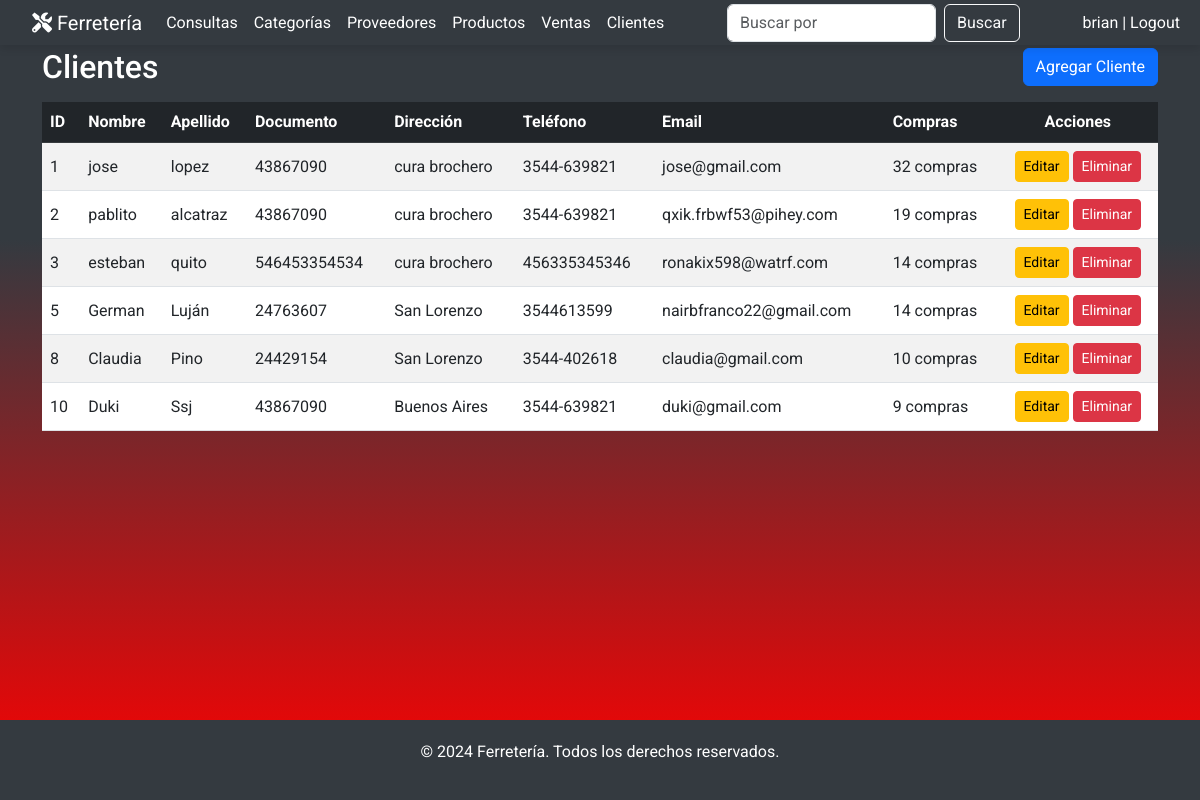
The page /clientes/ (signed in) on the database as committed earlier.
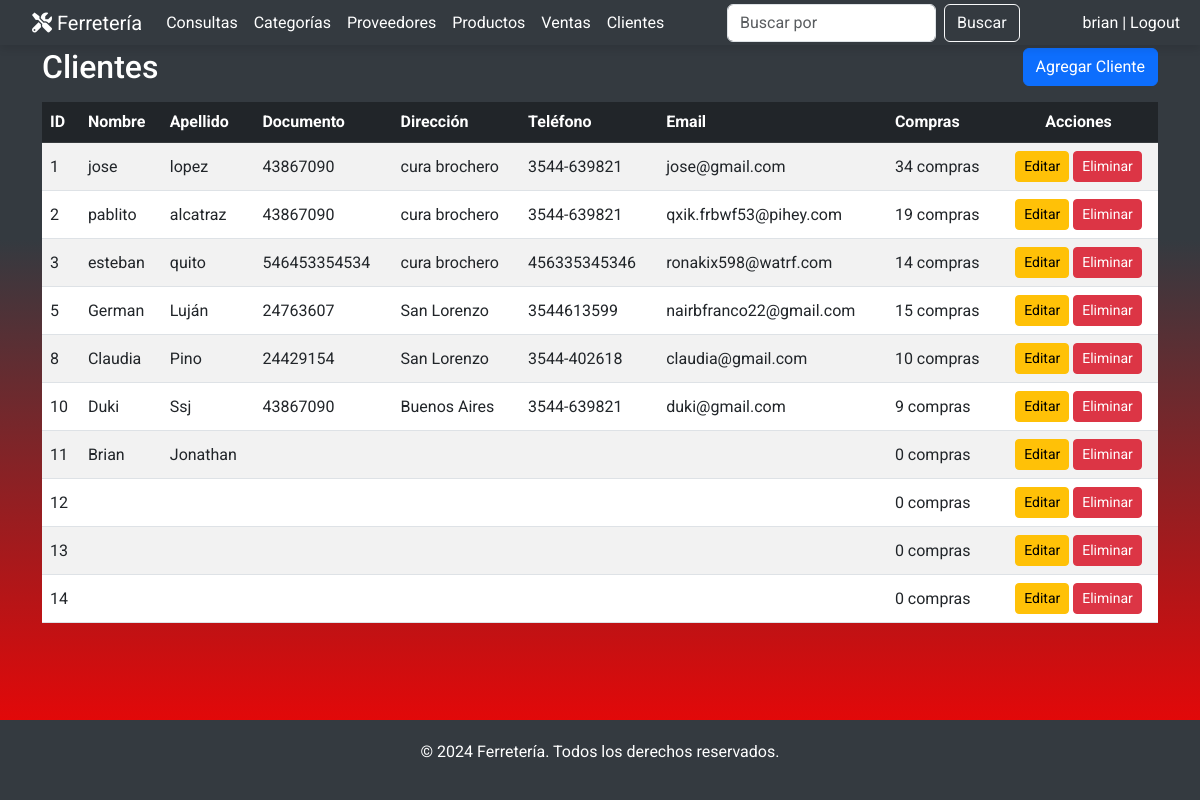
The same page on the database as committed later.
### miAplicacion/models.py (models this page shows, shortened)
class Cliente(models.Model):
    user = models.OneToOneField(User, on_delete=models.CASCADE, null=True, blank=True, default=None , related_name='cliente')
    nombre = models.CharField(max_length=50)
    apellido = models.CharField(max_length=100)
    documento = models.CharField(max_length=50)
    direccion = models.CharField(max_length=200, default='', blank=True)
    telefono = models.CharField(max_length=15)
    email = models.EmailField(default='', blank=True)

### miAplicacion/views.py (the view)
    def wrapper(request, *args, **kwargs):
        if not request.user.is_staff:  # Verificar si el usuario es administrador
            raise PermissionDenied  # Denegar acceso si no es administrador
        return view_func(request, *args, **kwargs)

### miAplicacion/templatetags/custom_filters.py (called while the page is built)
@register.filter
def startswith(value, prefix):
    return value.startswith(prefix)

### miAplicacion/views.py (called while the page is built)
def admin_required(view_func):
    def wrapper(request, *args, **kwargs):
        if not request.user.is_staff:  # Verificar si el usuario es administrador
            raise PermissionDenied  # Denegar acceso si no es administrador
        return view_func(request, *args, **kwargs)
    return wrapper

@admin_required
@login_required
def cliente_lista(request):
    clientes = Cliente.objects.annotate(compras_recientes=Count('venta'))
    return render(request, 'clientes/cliente_lista.html', {'clientes': clientes})

### miAplicacion/templates/clientes/cliente_lista.html (shortened to what this page needs)
{% extends 'base.html' %}
{% block content %}
<div class="container my-5">
    <div class="d-flex justify-content-between align-items-center mb-3">
        <h2 class="mb-0">Clientes</h2>
        <a href="{% url 'cliente_agregar' %}" class="btn btn-primary">Agregar Cliente</a>
    </div>
    <div class="table-responsive">
        <table class="table table-striped table-hover align-middle">
            <thead class="table-dark">
                <tr>
                    <th>ID</th>
                    <th>Nombre</th>
                    <th>Apellido</th>
                    <th>Documento</th>
                    <th>Dirección</th>
                    <th>Teléfono</th>
                    <th>Email</th>
                    <th>Compras</th>
                    <th class="text-center">Acciones</th>
                </tr>
            </thead>
            <tbody>
                {% for cliente in clientes %}
                <tr onclick="window.location='{% url 'cliente_compras' cliente.id %}'">
                    <td>{{ cliente.id }}</td>
                    <td>{{ cliente.nombre }}</td>
                    <td>{{ cliente.apellido }}</td>
                    <td>{{ cliente.documento }}</td>
                    <td>{{ cliente.direccion }}</td>
                    <td>{{ cliente.telefono }}</td>
                    <td>{{ cliente.email }}</td>
                    <td>{{ cliente.compras_recientes }} compras</td>
                    <td class="text-center">
                        <a href="{% url 'cliente_editar' cliente.id %}" class="btn btn-warning btn-sm">Editar</a>
                        <a href="{% url 'cliente_eliminar' cliente.id %}" class="btn btn-danger btn-sm">Eliminar</a>
                    </td>
                </tr>
                {% endfor %}
            </tbody>
        </table>
    </div>
</div>
{% endblock %}

### miAplicacion/templates/base.html (shortened to what this page needs)
{% load static %}
{% load custom_filters %}
<!DOCTYPE html>
<html lang="es">
<head>
    <link href="https://cdn.jsdelivr.net/npm/bootstrap@5.3.0/dist/css/bootstrap.min.css" rel="stylesheet">
    <link rel="stylesheet" href="https://cdnjs.cloudflare.com/ajax/libs/font-awesome/6.0.0-beta3/css/all.min.css">
</head>
<body>
    <nav class="navbar navbar-expand-lg navbar-dark fixed-top custom-navbar">
        <div class="container-fluid">
            <a class="navbar-brand" href="{% url 'index' %}">
                <i class="fas fa-tools"></i> Ferretería
            </a>
            <div class="collapse navbar-collapse" id="navbarNav">
                <ul class="navbar-nav me-auto">
                    {% if user.is_authenticated %}
                        {% if user.is_staff %}
                            <li class="nav-item">
                                <a class="nav-link" href="{% url 'lista_consultas' %}">Consultas</a>
                            </li>
                            <li class="nav-item">
                                <a class="nav-link" href="{% url 'categoria_list' %}">Categorías</a>
                            </li>
                            <li class="nav-item">
                                <a class="nav-link" href="{% url 'proveedor_list' %}">Proveedores</a>
                            </li>
                            <li class="nav-item">
                                <a class="nav-link" href="{% url 'productos_list' %}">Productos</a>
                            </li>
                            <li class="nav-item">
                                <a class="nav-link" href="{% url 'venta_lista' %}">Ventas</a>
                            </li>
                            <li class="nav-item">
                                <a class="nav-link" href="{% url 'cliente_lista' %}">Clientes</a>
                            </li>
                        {% else %}
                            <li class="nav-item">
                                <a class="nav-link" href="{% url 'productos_list' %}">Productos</a>
                            </li>
                        {% endif %}
                    {% endif %}
                </ul>
                {% with excluded_paths="/Ferretería/,/consultas/enviar/,/consultas/responder/" %}
                    {% if user.is_authenticated and request.path not in excluded_paths and not request.path|startswith:'/consultas/responder/' and not hide_search_bar %}
                        <form class="d-flex" method="GET" action="{% block search_url %}{% endblock %}">
                            <input class="form-control me-2" type="search" name="q" placeholder="Buscar por {{ busqueda_placeholder }}" aria-label="Search">
                            <button class="btn btn-outline-light" type="submit">Buscar</button>
                        </form>
                    {% endif %}
                {% endwith %}
                <ul class="nav navbar-nav ms-auto">
                    {% if user.is_authenticated %}
                        <li class="nav-item">
                            <a class="nav-link" href="{% url 'account_logout' %}">{{ request.user }} | Logout</a>
                        </li>
                    {% else %}
                        <li class="nav-item">
                            <a class="nav-link" href="{% url 'account_login' %}">Login</a>
                        </li>
                    {% endif %}
                </ul>
            </div>
        </div>
    </nav>
    <main class="container-fluid">
        {% block content %}{% endblock %}
    </main>
    <footer class="footer">
        <p>&copy; 2024 Ferretería. Todos los derechos reservados.</p>
    </footer>
</body>
</html>

### miAplicacion/templates/base.html (style rules this page uses)
html, body { margin: 0; padding: 0; height: 100%; }
body { font-family: 'Roboto', sans-serif; background-color: #f8f9fa; color: #333; display: flex; flex-direction: column; min-height: 100vh; }
.navbar { padding-left: 20px; background-color: #343a40; box-shadow: 0 4px 8px rgba(0, 0, 0, 0.1); }
.navbar .navbar-brand, .navbar-nav .nav-link { color: #fff; }
.custom-navbar { height: 45px; }
.container-fluid { color: White; }
main.container-fluid { background-image: linear-gradient(to bottom, #343A40 30%, red 100%); background-attachment: fixed; background-size: cover; flex: 1; }
.footer { background-color: #343a40; color: #fff; padding: 20px 0; text-align: center; margin-top: auto; }

Rows that differ between the two databases and show on the page:
computed for Cliente "jose": compras_recientes "32" → "34"
computed for Cliente "German": compras_recientes "14" → "15"
added Cliente: id "11", nombre "Brian", apellido "Jonathan", compras_recientes "0"
added Cliente: id "12", compras_recientes "0"
added Cliente: id "13", compras_recientes "0"
added Cliente: id "14", compras_recientes "0"
